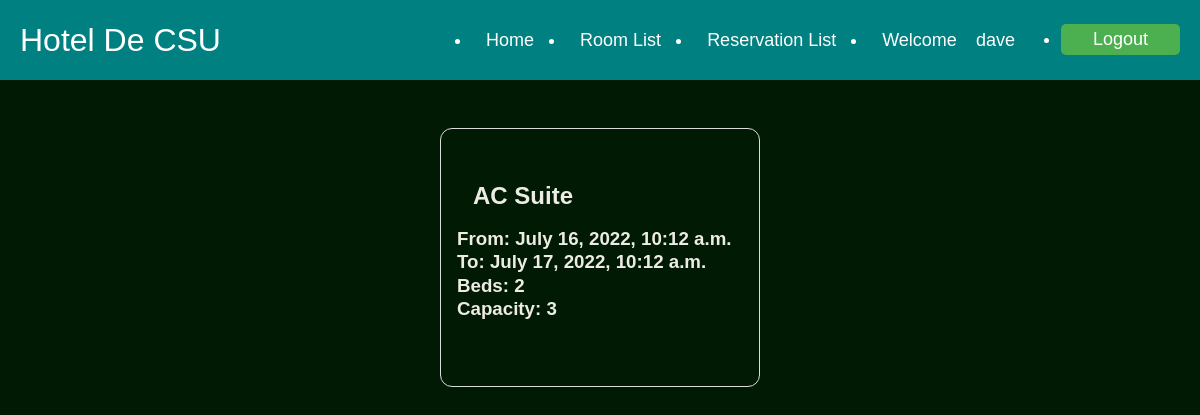
/reservation_list/ (signed in), run on the app's committed database.
### hotel/models.py (models this page shows, shortened)
class Reservation(models.Model):
    user = models.ForeignKey(settings.AUTH_USER_MODEL, on_delete=models.CASCADE)
    room = models.ForeignKey(Room, on_delete=models.CASCADE)
    check_in = models.DateTimeField()
    check_out = models.DateTimeField()
    def get_room_category(self):
        room_categories = dict(self.room.ROOM_CATEGORIES)
        room_category = room_categories.get(self.room.category)
        return room_category
    def get_cancel_reservation_url(self):
        return reverse_lazy('hotelViews:CancelReservationView', args=[self.pk, ])

class Room(models.Model):
    ROOM_CATEGORIES=(
        ('YAC', 'AC'),
        ('NAC', 'NON-AC'),
        ('DEL', 'DELUXE'),
        ('KIN', 'KING'),
        ('QUE', 'QUEEN'),
    )
    number = models.IntegerField()
    category = models.CharField(max_length=3, choices=ROOM_CATEGORIES)
    beds = models.IntegerField()
    capacity = models.IntegerField()

### hotelViews/views.py (the view)
# urls.py: path('reservation_list/', ReservationList.as_view(), name='ReservationList'),
class ReservationList(ListView):
    model = Reservation
    def get_queryset(self, *args, **kwargs):
        if self.request.user.is_staff:
            reservation_list = Reservation.objects.all()
            return reservation_list
        else:
            reservation_list = Reservation.objects.filter(user=self.request.user)
            return reservation_list

### hotelViews/templates/hotel/reservation_list.html (shortened to what this page needs)
{% load static %}
<!DOCTYPE html>
<html lang="en">
<head>
    <link rel="stylesheet" href="{% static 'hotel/css/reservation_list_view.css' %}">
    <nav class="navbar">
      <div class="logo">Hotel De CSU</div>
        <div class="nav-links" id="navLinks">
            <ul>
            <div class="menu">
            <li class="abc">
              <a href="{% url 'home' %}">Home</a>
            </li>
              <li class="abc"><a href="{% url 'hotelViews:RoomListView' %}">Room List</a></li>
              {% if user.is_authenticated %}
                <li class="abc">
                  <a href="{% url 'hotelViews:ReservationList' %}">Reservation List</a>
                </li>
                <li class="abcd">
                 Welcome
                <a href="{% url 'users_profile' %}" class="abc"> {{user}}</a>
            </li>
                <li class="ab">
                  <a href="{% url 'logout' %}"><button class="btn btn">Logout</button></a>
                </li>
              {% else %}
                <li class="abc">
                  <a href="{% url 'register_user' %}">Register</a></li>
                <li class="ab">
                  <a href="{% url 'login' %}"><button class="btn btn">Login</button></a>
                </li>
              {% endif %}
            </div>
          </ul>
        </div>
      </nav>
</head>
<body>
    <div class="content">
        <div class="bookings">
            {% for reservation in reservation_list %}
            <div class="booking">
                <div class="category">
                    <h2>{{reservation.get_room_category}} Suite</h2>
                </div>
                <div class="from">
                    <h3>From: {{reservation.check_in}}</h3>
                </div>
                <div class="to">
                    <h3>To: {{reservation.check_out}}</h3>
                </div>
                <div class="beds">
                    <h3>Beds: {{reservation.room.beds}}</h3>
                </div>
                <div class="capacity">
                    <h3>Capacity: {{reservation.room.capacity}}</h3>
                </div>
                <div class="cancel"><a href="{{reservation.get_cancel_reservation_url}}" class="invisible"></a></div>
            </div>
            {% endfor %}
        </div>
</body>
</html>

### hotelViews/static/hotel/css/reservation_list_view.css (style rules this page uses)
* { padding: 0; margin: 0; box-sizing: border-box; }
body { background-color: rgb(1, 26, 3); color: rgb(236, 235, 228); font-family: sans-serif; line-height: 1.25; }
.content { display: flex; flex-direction: column; }
.bookings { margin-top: 2rem; flex: 1; display: flex; flex-direction: row; flex-wrap: wrap; justify-content: space-evenly; }
.booking { flex: 1; max-width: 20vw; min-width: 20rem; text-align: left; border: 1px solid #dbdbdb; padding: 1rem; border-radius: 0.75rem; margin: 1rem; }
h1, h2 { margin: 1rem; }
.navbar { display: flex; align-items: center; justify-content: space-between; padding: 20px; background-color: teal; color: #fff; }
.nav-links a { color: #fff; text-decoration: none; }
.logo { font-size: 32px; }
.menu { display: flex; gap: 1em; font-size: 18px; }
.menu .abc { padding: 5px 14px; }
.menu .abcd { padding: 5px 14px; }
.btn { padding: 5px 32px; background-color: #4caf50; border-radius: 5px; border: none; color: white; font-size: 18px; }

### data on the page
Reservation: get_room_category "AC", check_in "July 16, 2022, 10:12 a.m.", check_out "July 17, 2022, 10:12 a.m.", room.beds "2", room.capacity "3"

### other printed values
{{ user }} "dave"
